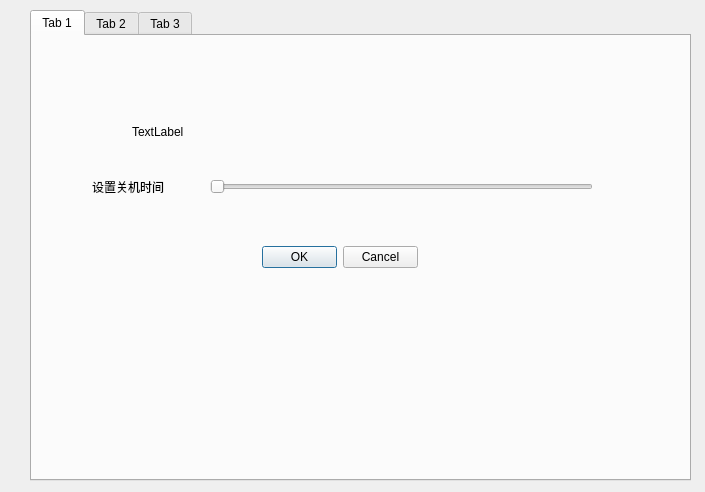
<?xml version="1.0" encoding="UTF-8"?>
<ui version="4.0">
 <class>Form</class>
 <widget class="QWidget" name="Form">
  <property name="geometry">
   <rect>
    <x>0</x>
    <y>0</y>
    <width>705</width>
    <height>492</height>
   </rect>
  </property>
  <property name="windowTitle">
   <string>Form</string>
  </property>
  <widget class="QTabWidget" name="tabWidget">
   <property name="geometry">
    <rect>
     <x>30</x>
     <y>10</y>
     <width>661</width>
     <height>471</height>
    </rect>
   </property>
   <property name="currentIndex">
    <number>0</number>
   </property>
   <widget class="QWidget" name="tab">
    <attribute name="title">
     <string>Tab 1</string>
    </attribute>
    <widget class="QLabel" name="time">
     <property name="geometry">
      <rect>
       <x>100</x>
       <y>90</y>
       <width>54</width>
       <height>12</height>
      </rect>
     </property>
     <property name="text">
      <string>TextLabel</string>
     </property>
    </widget>
    <widget class="QDialogButtonBox" name="buttonBox">
     <property name="geometry">
      <rect>
       <x>230</x>
       <y>210</y>
       <width>156</width>
       <height>23</height>
      </rect>
     </property>
     <property name="standardButtons">
      <set>QDialogButtonBox::Cancel|QDialogButtonBox::Ok</set>
     </property>
    </widget>
    <widget class="QWidget" name="">
     <property name="geometry">
      <rect>
       <x>60</x>
       <y>140</y>
       <width>501</width>
       <height>22</height>
      </rect>
     </property>
     <layout class="QHBoxLayout" name="horizontalLayout">
      <item>
       <widget class="QLabel" name="label">
        <property name="text">
         <string>设置关机时间</string>
        </property>
       </widget>
      </item>
      <item>
       <spacer name="horizontalSpacer">
        <property name="orientation">
         <enum>Qt::Horizontal</enum>
        </property>
        <property name="sizeType">
         <enum>QSizePolicy::Minimum</enum>
        </property>
        <property name="sizeHint" stdset="0">
         <size>
          <width>40</width>
          <height>20</height>
         </size>
        </property>
       </spacer>
      </item>
      <item>
       <widget class="QSlider" name="sliderTime">
        <property name="minimum">
         <number>10</number>
        </property>
        <property name="maximum">
         <number>120</number>
        </property>
        <property name="orientation">
         <enum>Qt::Horizontal</enum>
        </property>
       </widget>
      </item>
     </layout>
    </widget>
   </widget>
   <widget class="QWidget" name="tab_2">
    <attribute name="title">
     <string>Tab 2</string>
    </attribute>
   </widget>
   <widget class="QWidget" name="tab_3">
    <attribute name="title">
     <string>Tab 3</string>
    </attribute>
   </widget>
  </widget>
 </widget>
 <resources/>
 <connections/>
</ui>
